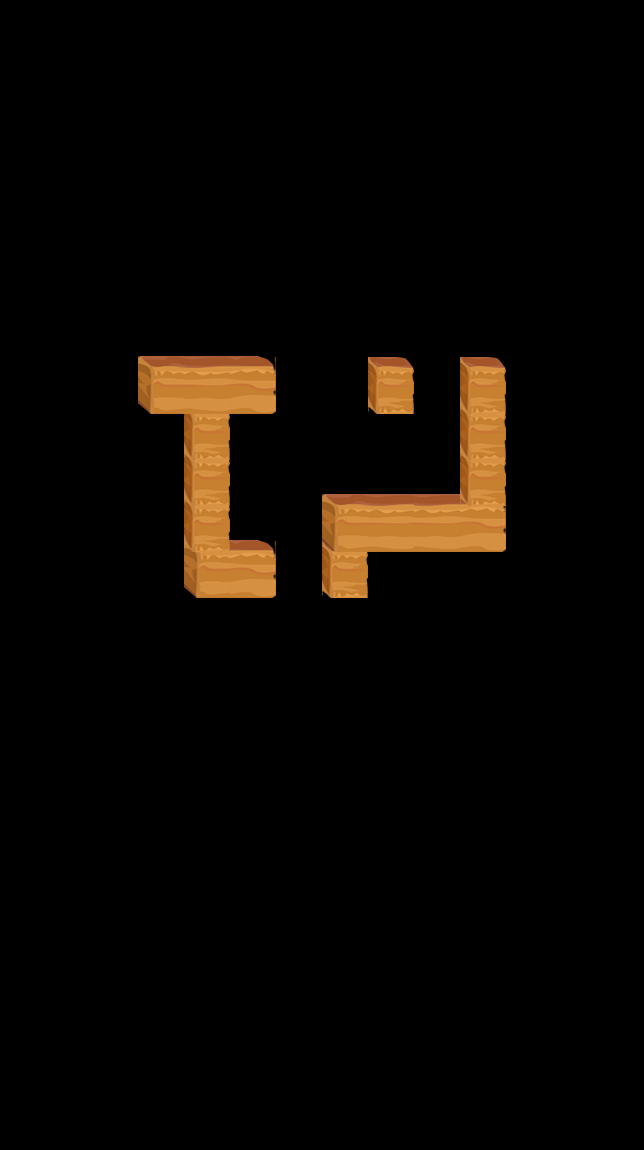

This is a level from a 2D game, rendered from its Tiled map with the project's own tilesets. A one-line summary and the map file follow, with tile-layer data summarised:
An orthogonal 14x25 tile map with 46x46 px tiles, 5 tile layers (layer1, layer2, layer3, layer4, ...) and 27 objects (3x apple, startPos1, startPos2, startPos3, exit, ...).

<map version="1.0" orientation="orthogonal" renderorder="right-down" width="14" height="25" tilewidth="46" tileheight="46">
 <tileset firstgid="1" name="road" tilewidth="46" tileheight="58">
  <image source="road.png" width="184" height="58" />
 </tileset>
 <layer name="layer1" width="14" height="25">
  <data>[350 cells, 4 non-empty, 3 distinct tile ids]</data>
 </layer>
 <layer name="layer2" width="14" height="25">
  <data>[350 cells, 5 non-empty, 4 distinct tile ids]</data>
 </layer>
 <layer name="layer3" width="14" height="25">
  <data>[350 cells, 2 non-empty, 1 distinct tile ids]</data>
 </layer>
 <layer name="layer4" width="14" height="25">
  <data>[350 cells, 2 non-empty, 1 distinct tile ids]</data>
 </layer>
 <layer name="layer5" width="14" height="25">
  <data>[350 cells, 4 non-empty, 4 distinct tile ids]</data>
 </layer>
 <objectgroup name="objLayer">
  <object name="startPos1" x="162.667" y="345.333" />
  <object name="startPos2" x="116" y="344" />
  <object name="startPos3" x="116" y="390.667" />
  <object name="apple" x="392" y="346.667" />
  <object name="apple" x="437.333" y="482.667" />
  <object name="apple" x="250.667" y="528" />
  <object name="exit" x="392" y="578.667" />
 </objectgroup>
 <objectgroup name="tipsLayer">
  <object name="1" x="209" y="341">
   <properties>
    <property name="dir" value="right" />
   </properties>
   <ellipse />
  </object>
  <object name="2" x="256" y="338">
   <properties>
    <property name="dir" value="right" />
   </properties>
   <ellipse />
  </object>
  <object name="3" x="295" y="344">
   <properties>
    <property name="dir" value="right" />
   </properties>
   <ellipse />
  </object>
  <object name="4" x="339" y="344">
   <properties>
    <property name="dir" value="right" />
   </properties>
   <ellipse />
  </object>
  <object name="5" x="393" y="344">
   <properties>
    <property name="dir" value="right" />
   </properties>
   <ellipse />
  </object>
  <object name="6" x="437" y="346">
   <properties>
    <property name="dir" value="right" />
   </properties>
   <ellipse />
  </object>
  <object name="7" x="438" y="389">
   <properties>
    <property name="dir" value="down" />
   </properties>
   <ellipse />
  </object>
  <object name="8" x="435" y="440">
   <properties>
    <property name="dir" value="down" />
   </properties>
   <ellipse />
  </object>
  <object name="9" x="441" y="486">
   <properties>
    <property name="dir" value="down" />
   </properties>
   <ellipse />
  </object>
  <object name="10" x="392" y="485">
   <properties>
    <property name="dir" value="left" />
   </properties>
   <ellipse />
  </object>
  <object name="11" x="348" y="485">
   <properties>
    <property name="dir" value="left" />
   </properties>
   <ellipse />
  </object>
  <object name="12" x="302" y="486">
   <properties>
    <property name="dir" value="left" />
   </properties>
   <ellipse />
  </object>
  <object name="13" x="255" y="488">
   <properties>
    <property name="dir" value="left" />
   </properties>
   <ellipse />
  </object>
  <object name="14" x="255" y="528">
   <properties>
    <property name="dir" value="down" />
   </properties>
   <ellipse />
  </object>
  <object name="15" x="300" y="531">
   <properties>
    <property name="dir" value="right" />
   </properties>
   <ellipse />
  </object>
  <object name="16" x="296" y="578">
   <properties>
    <property name="dir" value="down" />
   </properties>
   <ellipse />
  </object>
  <object name="17" x="300" y="623">
   <properties>
    <property name="dir" value="down" />
   </properties>
   <ellipse />
  </object>
  <object name="18" x="346" y="624">
   <properties>
    <property name="dir" value="right" />
   </properties>
   <ellipse />
  </object>
  <object name="19" x="388" y="623">
   <properties>
    <property name="dir" value="right" />
   </properties>
   <ellipse />
  </object>
  <object name="20" x="391" y="578">
   <properties>
    <property name="dir" value="up" />
   </properties>
   <ellipse />
  </object>
 </objectgroup>
</map>
